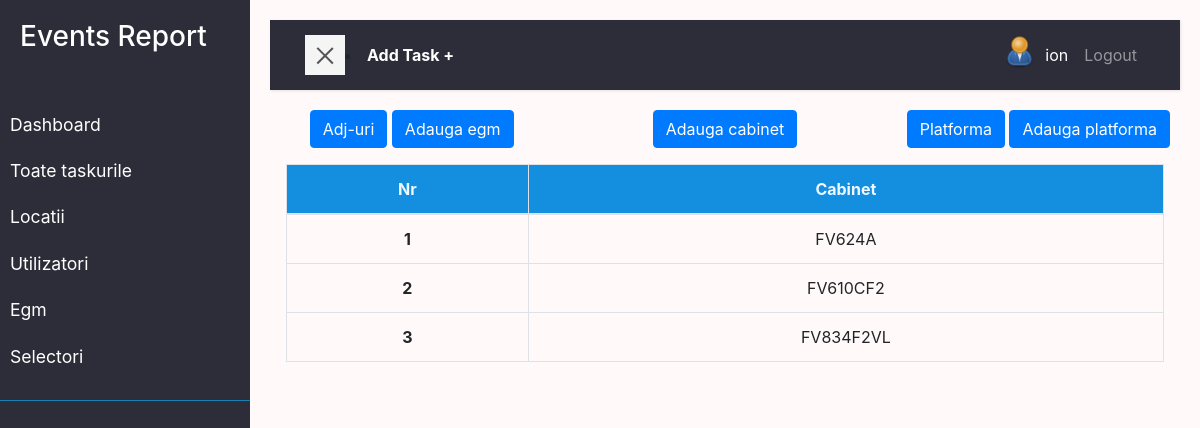
The app's page /egm/cabinet/ (signed in) with its own data.
### user/models.py (models this page shows, shortened)
class Profile(models.Model):
    user = models.OneToOneField(
        User, on_delete=models.DO_NOTHING, null=True, blank=True)
    nume = models.CharField(max_length=200, blank=True, null=True)
    prenume = models.CharField(max_length=200, blank=True, null=True)
    email = models.EmailField(max_length=500, blank=True, null=True)
    email_serviciu = models.EmailField(max_length=500,unique=True, blank=True, null=True)
    username = models.CharField(max_length=200, blank=True, null=True)
    location = models.CharField(max_length=200, blank=True, null=True)
    functie = models.CharField(max_length=200, blank=True, null=True, default='Tehnician Electronica')
    profile_image = models.ImageField(null=True, blank=True, upload_to='profiles/', default='profiles/user-default.png')
    url_facebook = models.CharField(max_length=200, blank=True, null=True)
    phone = models.CharField(max_length=200, blank=True, null=True)
    phone_serviciu = models.CharField(max_length=200, blank=True, null=True)
    created = models.DateTimeField(auto_now_add=True)
    id = models.UUIDField(default=uuid.uuid4, unique=True,
                        primary_key=True, editable=False)
    class Meta:
        ordering = ['created']
    @property
    def imageURL(self):
        try:
            url = self.profile_image.url
        except:
            url = ''
        return url

### egm/models.py (models this page shows)
class Cabinet(models.Model):
    name = models.CharField(max_length=200)
    created = models.DateTimeField(auto_now_add=True, null=True, blank=True)
    def __str__(self):
        return self.name

### egm/views.py (the view)
# urls.py: path('cabinet/', views.cabinet, name='cabinet') ,
@login_required(login_url='login')
def cabinet(request):
    cabinete = Cabinet.objects.all()
    context = {'cabinete':cabinete}
    return render(request, 'egm/cabinet.html', context)

### egm/templates/egm/cabinet.html
{% extends 'main.html' %}
{% block content %}
<main>
  <div class="row text-center ">
    <div class="col">
      <a class="btn btn-primary" href="{% url 'egm' %}">Adj-uri</a>
      <a class="btn btn-primary" href="{% url 'egm-form' %}?next=/egm/cabinet">Adauga egm</a>
    </div>
    <div class="col">
      <a  class="btn btn-primary"href="{% url 'cabinet-form' %}?next=/egm/cabinet">Adauga cabinet</a>
    </div>
    <div class="col">
      <a class="btn btn-primary" href="{% url 'platform' %}">Platforma</a>
      <a class="btn btn-primary" href="{% url 'platform-form' %}?next=/egm/cabinet">Adauga platforma</a>
    </div>
  </div>
  <div class=" text-center  tableFixHead p-3">
    <table class="table  table-bordered table-hover " id="tabel">
      <thead >
      <tr >
        <th scope="col" >Nr</th>
        <th scope="col">Cabinet</th>
      </tr>
      </thead>
      <tbody >
      {% for cabinet in cabinete %}
      <tr>
        <td  class="fw-bold" ><a href="{% url 'cabinet-edith' cabinet.id %}?next=/egm/cabinet">{{cabinet.id}}</a></td>
        <td>{{cabinet}}</td>
      </tr>
      {% endfor %}
    </tbody>
    </table>
</div>
</main>
  {% endblock %}

### templates/navbar.html (shortened to what this page needs)
    <div class="wrapper">
        <nav id="sidebar" >
            <div class="sidebar-header">
                <h3>Events Report</h3>
            </div>
            <ul class="list-unstyled components">
                <li >
                   <a href="{% url 'dashboard' %}">Dashboard</a>
                   <a href="{% url 'tasks'%}">Toate taskurile</a>
                   <a href="{% url 'locations' %}">Locatii</a>
                   <a href="{% url 'profiles' %}">Utilizatori</a>
                   <a href="{% url 'egm' %}">Egm</a>
                   <a href="{% url 'selectori' %}">Selectori</a>
                </li>
            </ul>
        </nav>
        <div id="content">
            <nav class="navbar navbar-expand-lg navbar-dark bg-nn">
                <div class="container-fluid">
                    <button type="button" id="sidebarCollapse" class="navbar-btn btn-blue ">
                        <span></span>
                    </button> <li class="nav-item active "><a  class="text-white fw-bold" href="{% url 'task-form' %}?next=/">Add Task +</a></li>
                    <div class="collapse navbar-collapse  " id="navbarSupportedContent">
                        <ul class="nav navbar-nav  ml-auto">
                            {% if request.user.is_authenticated %}
                            <li class="nav-item active"><a class="" href="{% url 'account' %}"><img src="{{request.user.profile.imageURL}}"
                                alt="avatar"class="rounded-circle img-fluid" style="width: 35px;"></a></li>
                            <li class="nav-item active"><a class="nav-link" href="{% url 'account' %}">{{request.user.profile.username}}</a></li>
                            <li class="nav-item"><a class="nav-link" href="{% url 'logout' %}">Logout</a></li>
                            {% else %}
                            <li class="nav-item"><a class="nav-link" href="{% url 'login' %}">Login/Sign Up</a></li>
                            {% endif %}
                        </ul>
                    </div>
                </div>
            </nav>
</body>
</html>

### static/styles/app.css (style rules this page uses)
:root { --color-sub: #2d2d39; --color-sub1: #12528f; }
.tableFixHead thead th { position: sticky; top: 0; z-index: 1; background-color: rgb(20, 142, 223); color:aliceblue; }

### static/styles/main.css (style rules this page uses)
:root { --color-sub: #2d2d39; --color-sub1: #275179; }
body { background: #fff9f9; }
a, a:hover, a:focus { color: inherit; text-decoration: none; transition: all 0.3s; }
.navbar { padding: 15px 20px; background: var(--color-sub); border: none; border-radius: 0; margin-bottom: 20px; box-shadow: 1px 1px 3px rgba(0, 0, 0, 0.1); }
.navbar-btn { box-shadow: none; outline: none !important; border: none; }
.wrapper { display: flex; width: 100%; align-items: stretch; perspective: 1500px; }
#sidebar { min-width: 250px; max-width: 250px; background: var(--color-sub); color: #fff; transition: all 0.6s cubic-bezier(0.945, 0.020, 0.270, 0.665); transform-origin: bottom left; }
#sidebar .sidebar-header { padding: 20px; background:var(--color-sub); }
#sidebar ul.components { padding: 20px 0; border-bottom: 1px solid #1981b4; }
#sidebar ul li a { padding: 10px; font-size: 1.1em; display: block; }
#content { width: 100%; padding: 20px; min-height: 100vh; transition: all 0.3s; }
#sidebarCollapse { width: 40px; height: 40px; background: #f5f5f5; cursor: pointer; }
#sidebarCollapse span { width: 80%; height: 2px; margin: 0 auto; display: block; background: #555; transition: all 0.8s cubic-bezier(0.810, -0.330, 0.345, 1.375); transition-delay: 0.2s; }
#sidebarCollapse span:last-of-type { transform: rotate(-45deg) translate(1px, -1px); }

### records on screen
Cabinet: id "1", name "FV624A"
Cabinet: id "2", name "FV610CF2"
Cabinet: id "3", name "FV834F2VL"

### other values on screen
{{ request.user.profile.username }} "ion"
